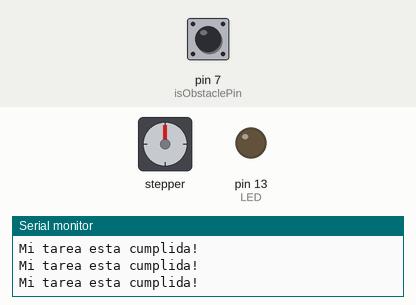
Bench run of a sketch on a simulated Arduino Uno, built with avr-gcc and run on an emulated ATmega328P. Shown: stepper motor, output pins drawn as LEDs (lit = HIGH), the last lines printed to the serial monitor. The test bench sets the inputs (shaded band); at power-on: pin 7 (isObstaclePin) LOW. Stepper angles assume 2048 steps per turn.

Above: at 1.2 s.
1.3 s: pin 7 (isObstaclePin) driven HIGH
At 1.48 s:
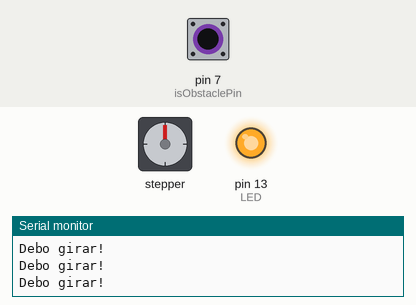
4.3 s: pin 7 (isObstaclePin) driven LOW
At 4.3 s:
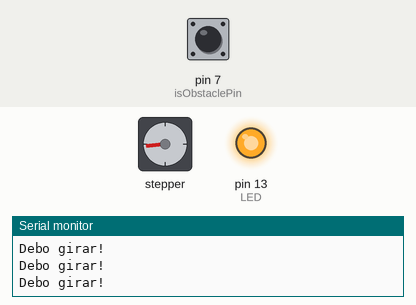
5.8 s: pin 7 (isObstaclePin) driven HIGH
At 6.31 s:
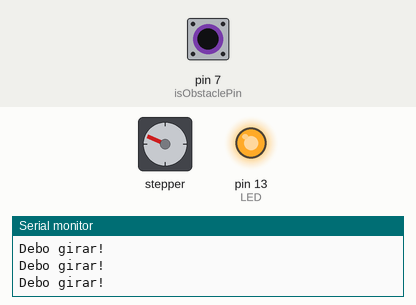
8.8 s: pin 7 (isObstaclePin) pulsed LOW 2 times (0.12 s each, 0.3 s apart)
Timing chart, 0 to 16.2 s (numbered marks = the images above; inputs shaded):
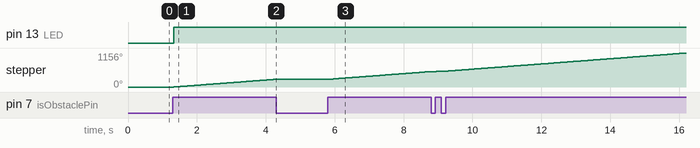

The sketch:

stepper_obstacle.ino
```cpp
#include <Stepper.h>

const int stepsPerRevolution = 2048;  // change this to fit the number of steps per revolution
// for your motor

// initialize the stepper library on pins 8 through 11:
Stepper myStepper(stepsPerRevolution, 8, 9, 10, 11);

// defines pins numbers
const int trigPin = 6;
const int echoPin = 5;

int LED = 13; // Use the onboard Uno LED
int isObstaclePin = 7;  // This is our input pin
int isObstacle = HIGH;  // HIGH MEANS NO OBSTACLE

// defines variables
long duration;
int distance;


void setup() {
  pinMode(trigPin, OUTPUT); // Sets the trigPin as an Output
  pinMode(echoPin, INPUT); // Sets the echoPin as an Input
  Serial.begin(9600);
  myStepper.setSpeed(15);
  pinMode(LED, OUTPUT);
  pinMode(isObstaclePin, INPUT);
}

void loop() {
//  // Clears the trigPin
//  digitalWrite(trigPin, LOW);
//  delayMicroseconds(2);
//  // Sets the trigPin on HIGH state for 10 micro seconds
//  digitalWrite(trigPin, HIGH);
//  delayMicroseconds(10);
//  digitalWrite(trigPin, LOW);
//  // Reads the echoPin, returns the sound wave travel time in microseconds
//  duration = pulseIn(echoPin, HIGH);
//  // Calculating the distance
//  distance = duration*0.034/2;
//  // myStepper.step(1);
//  int motorSpeed = map(distance, 0, 30, 15, 1);
//  if(motorSpeed <1){
//    motorSpeed = 1;
//  }
//  myStepper.setSpeed(motorSpeed);
//  myStepper.step(stepsPerRevolution/32);
  isObstacle = digitalRead(isObstaclePin);
  while (isObstacle == HIGH) {
    Serial.println("Debo girar!");
    digitalWrite(LED, HIGH);
    myStepper.step(10);
    isObstacle = digitalRead(isObstaclePin);
  }
  Serial.println("Mi tarea esta cumplida!");
}
```

Measured:
- after the input at 1.3 s, pin 13 (LED): LOW → HIGH at once; stepper: keeps turning clockwise at about 89°/s, starting at once
- after the input at 4.3 s, stepper: stops changing and stays 263°
- after the input at 5.8 s, stepper: keeps turning clockwise at about 89°/s, starting at once
